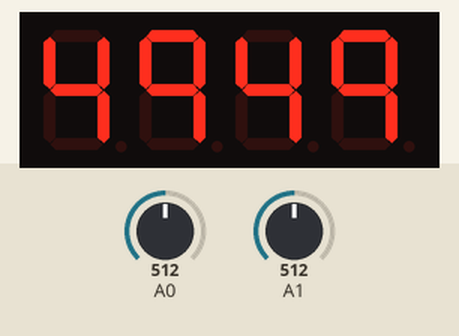
Simulated run of this sketch. Board: Arduino Uno, built with avr-gcc and run on an emulated ATmega328P. Parts: 4-digit seven-segment display. Wiring (inferred from the names in the program): 4-digit 7-segment display, segments lit when HIGH: segments pin 2, pin 3, pin 4, pin 5, pin 6, pin 7, pin 8; digit selects pin 9, pin 10, pin 11, pin 12. The test bench sets the inputs (shaded band); at power-on: A0 = 512, A1 = 512. The segment pins are drawn as the display they are named for.

Above: at 1.2 s.
1.3 s: A0 set to 716
At 2.4 s:
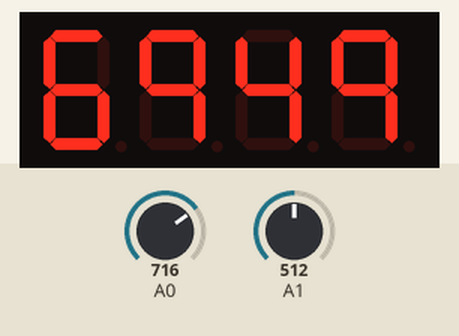
2.8 s: A1 set to 716
At 3.5 s:
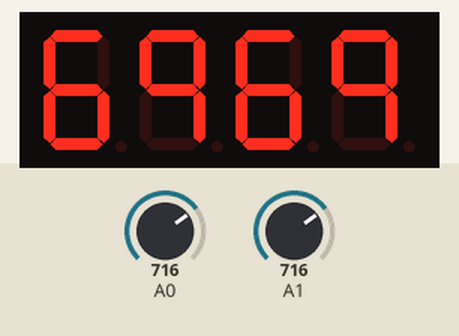
4.3 s: A0 set to 900
At 5.5 s:
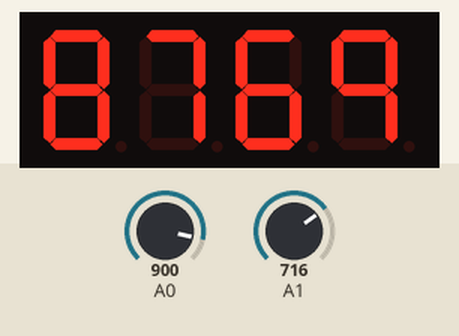
5.8 s: A1 set to 900
At 6.5 s:
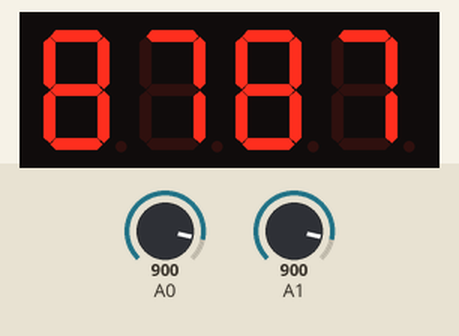
7.3 s: A0 set to 1023
At 8.5 s:
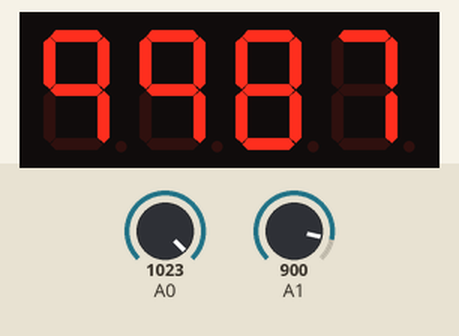
8.8 s: A1 set to 1023
At 9.9 s:
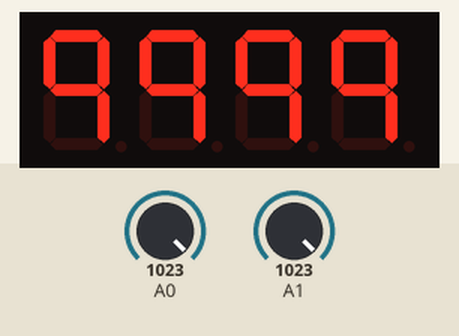
Timing chart, 0 to 11.3 s (numbered marks = the images above; inputs shaded):
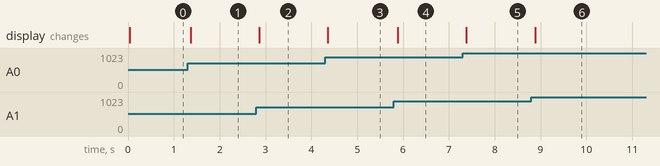

Measured:
- after the input at 1.3 s, the display: changes after 0.06 s (image 1)
- after the input at 2.8 s, the display: changes after 0.06 s (image 2)
- after the input at 4.3 s, the display: changes after 0.06 s (image 3)
- after the input at 5.8 s, the display: changes after 0.08 s (image 4)
- after the input at 7.3 s, the display: changes after 0.08 s (image 5)
- after the input at 8.8 s, the display: changes after 0.08 s (image 6)

The sketch:

EjercicioNum7.ino
```cpp
byte data[10] = {
  B01111110,  B00001100,  B10110110,  B10011110,  B11001100,
  B11011010,  B11111010,  B00001110,  B11111110,  B11001110
};
int Pines[7] = {
  2,3,4,5,6,7,8 };
int Pot1,Pot2, Digito;

int DigitaNumero (int Numero, int Posicion){
  int Contador = 1;
  for (int i=9; i<=12; i++){
    if  (i == Posicion){
      digitalWrite(i,HIGH);
    }
    else {
      digitalWrite(i,LOW);
    }
  }
  for( byte i=Numero; i<=Numero; i++) {
    for ( byte j=0; j<=7; j++) {
      digitalWrite( Contador, bitRead(data[i], j));
      Contador++ ;
    }
    Contador = 1;
    break;
  }
}

void setup() {
  for ( int i=2; i<=12; i++ ){
    pinMode( i, OUTPUT );
  }
  Serial.begin( 9600 );
}

void loop() {
  Pot1 = map (analogRead(A0),0,1023,0,99);
  Digito = Pot1/10;
  DigitaNumero ( Digito,9 );
  delay(5);
  Digito = Pot1%10;
  DigitaNumero ( Digito,10 );
  delay(5);

  Pot2 = map (analogRead(A1),0,1023,0,99);
  Digito = Pot2/10;
  DigitaNumero ( Digito,11 );
  delay(5);
  Digito = Pot2%10;
  DigitaNumero ( Digito,12 );
  delay(5);
}
```
